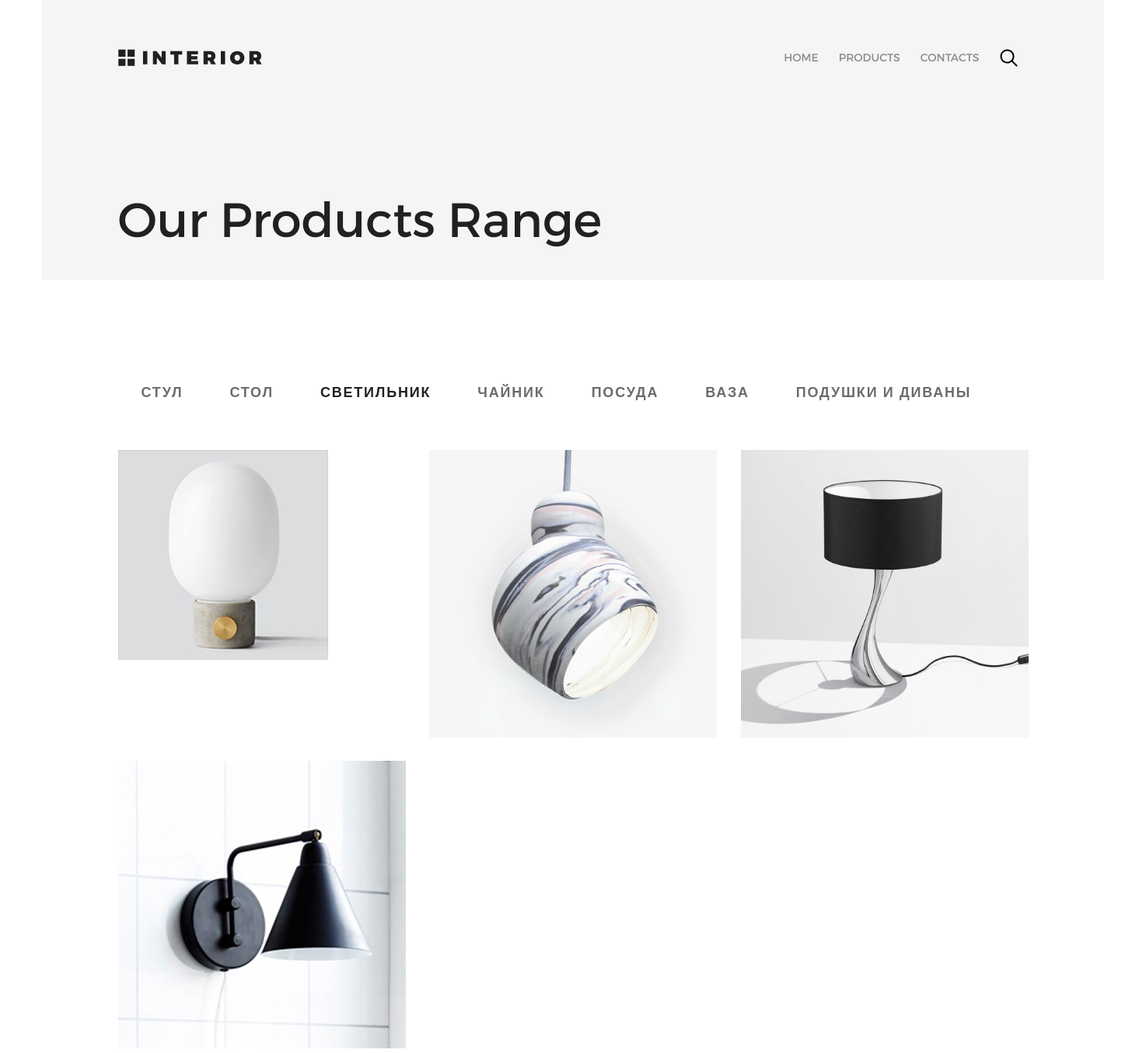
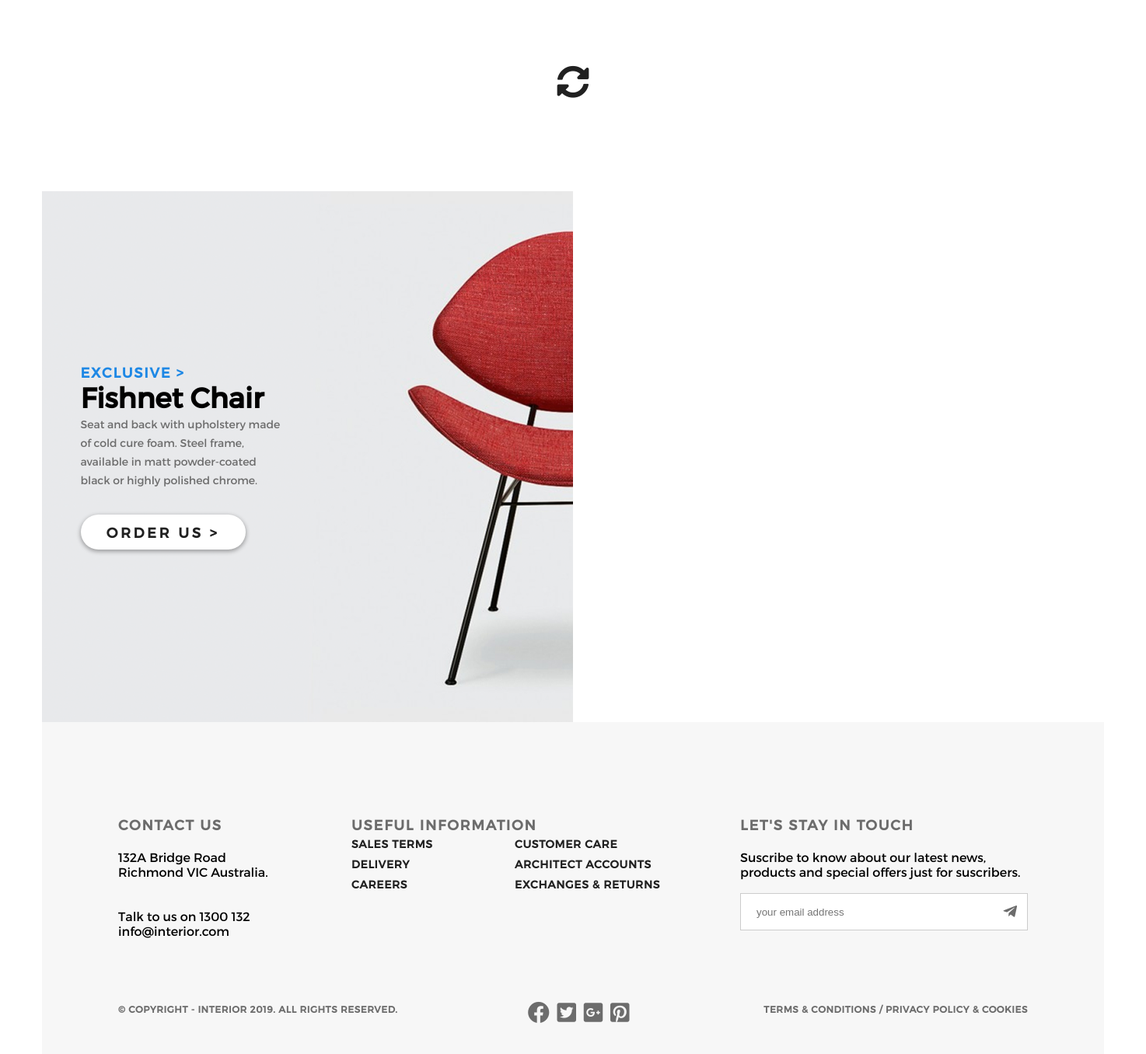
Page /products/3/ on the committed database (2 pictures, top to bottom).
### mainapp/models.py (models this page shows, shortened)
class CategoryProducts(models.Model):
    name = models.CharField(verbose_name='имя категории', max_length=128, unique=True)
    description = models.TextField(verbose_name='описание', blank=True)

class Product(models.Model):
    category = models.ForeignKey(CategoryProducts, on_delete=models.CASCADE)
    name = models.CharField(verbose_name='имя продукта', max_length=128, unique=True)
    image = models.ImageField(upload_to='products_images', blank=True)
    description = models.TextField(verbose_name='описание товара', blank=True)
    min_des = models.TextField(verbose_name='краткое описание', blank=True)
    price = models.DecimalField(verbose_name='цена', max_digits=8, decimal_places=2, default=0)
    quantity = models.PositiveIntegerField(verbose_name='кол-во', default=0)
    mark = models.CharField(verbose_name='маркер', max_length=128, blank=True)

### mainapp/views.py (the view)
def products(request, pk=None):
    if pk != None:
        pk = int(pk)
        pk_ctg = CategoryProducts.objects.get(pk=pk)
        products_ctg = Product.objects.filter(category=pk_ctg)
    else:
        products_ctg = Product.objects.all()
    context = {
        'title': 'Продукты',
        "list_menu": MENU,
        'product_list_menu': product_type,
        'products_ctg': products_ctg,
    }
    return render(request, 'mainapp/products.html', context=context)

### mainapp/templates/mainapp/products.html
{% extends 'mainapp/base.html' %}
{% load staticfiles %}
{% block content %}
	<div class="shelf shelf1 shelf__max our_products_range">
		<div class="poster padding-site">
			<header class="title">
				{% include 'mainapp/includes/inc_menu.html' %}
			</header>
		</div>
		<div class="poster__content poster__content2">
			<p class="headline__title headline__max">Our Products Range</p>
		</div>
	</div>
	<div class="shelf shelf2 shelf__min">
		<div class="menu__shelf__min">
			{% include 'mainapp/includes/inc_menu_product.html' %}
		</div>
			<div class="products">
				{% for product in products_ctg %}
					<a href="{% url 'mainapp:product' %}" class="product__normal" style="background-image: url(/media/{{product.image}}); background-repeat:no-repeat;"></a>
				{% endfor %}
			</div>
		<p class="fa-sync-alt__p"><a href="#"><i class="fas fa-sync-alt"></i></a></p>
	</div>
	<div class="shelf shelf3 shelf__max2">
		<div class="product__max" style="background-image: url(/static/img/promo-img1.png);">
			<div class="poster__normal__content">
				<p class="mark mark-blue">EXCLUSIVE ></p>
				<p class="headline__normal">Fishnet Chair</p>
				<p class="info">Seat and back with upholstery made of cold cure foam. Steel frame, available in matt powder-coated black or highly polished chrome.</p>
				<a href="{% url 'mainapp:product' %}" class="button">ORDER US > </a>
			</div>
		</div>
	</div>
{% endblock %}

### mainapp/templates/mainapp/includes/inc_menu_product.html
{% load staticfiles %}
{% block menu_product %}
    <ul class="menu">
        {% for menu_li in product_list_menu %}
            <li><a href="{% url 'mainapp:products_url:category' menu_li.pk %}" class="menu__product1
            {% if menu_li.pk == request.resolver_match.kwargs.pk %}
            active__link1
            {% endif %}">
                {{menu_li.name}}
            </a></li>
        {% endfor %}
    </ul>
{% endblock %}

### static/css/style.css (style rules this page uses)
* { margin:0; padding:0 }
html { height:100% }
body { height:100%; font-family:Montserrat, sans-serif }
.shelf { display:flex; flex-wrap:wrap; justify-content:space-between; margin-bottom:120px }
.shelf:nth-last-child(1) { margin-bottom:0 }
.menu__shelf__min { display:flex; justify-content:space-between; align-items:center; height:49px; width:1171px; padding-bottom:50px }
.shelf__max { width:1366px; height:800px; display:flex; flex-direction:column; justify-content:space-between }
.shelf__min { padding:0 98px }
.poster__content { padding-left:98px; margin-top:15%; width:458px }
.poster__normal__content { width:259px; padding-left:50px }
.product__max { display:flex; flex-direction:column; justify-content:center; width:683px; height:683px }
.product__normal { display:block; margin-bottom:30px; width:370px; height:370px }
.headline__normal { text-decoration:none; font-weight:700; height:25px; font-size:36px }
.menu { list-style-type:none; display:flex }
.mark { font-size:18px; font-weight:700; text-transform:uppercase; letter-spacing:1.8px }
.mark-blue { color:#1e88e5 }
.headline__max { color:#212121; font-size:62px; font-weight:100; text-transform:uppercase; letter-spacing:-3.6px }
.info { color:#6c6c6c; font-size:14px; font-weight:300; margin-bottom:32px; margin-top:20px; line-height:24px }
.button { font-size:18px; font-weight:700; text-transform:uppercase; color:#212121; letter-spacing:3.6px; box-shadow:0 2px 5px 1px rgba(33,33,33,.35); border-radius:23px; background-color:#fff; width:212px; height:45px; display:block; text-align:center; line-height:45px; text-decoration:none }
.padding-site { padding-left:98px; padding-right:98px }
.title { width:1170px; display:flex; justify-content:space-between; padding-top:63px }
.products { width:100%; display:flex; justify-content:space-between; flex-wrap:wrap }
.our_products_range { background-color:#f5f5f5; height:360px }
.headline__title { text-transform:none; letter-spacing:0; line-height:72px; font-size:62px; font-weight:250 }
.poster__content2 { text-transform:none; margin-top:128px; margin-bottom:44px; width:100% }
.fa-sync-alt__p { width:100%; text-align:center; margin-top:60px }
.fa-sync-alt { color:#212121; font-size:42px }
.menu__product1 { padding:0 30px; text-decoration:none; color:#6c6c6c; font-size:18px; font-weight:700; text-transform:uppercase; letter-spacing:1.8px; border-bottom:none }
.active__link1 { color:#212121 }

### rows in the picture
CategoryProducts: name "СТУЛ"
CategoryProducts: name "СТОЛ"
CategoryProducts: name "СВЕТИЛЬНИК"
CategoryProducts: name "ЧАЙНИК"
CategoryProducts: name "ПОСУДА"
CategoryProducts: name "ВАЗА"
CategoryProducts: name "ПОДУШКИ И ДИВАНЫ"
Product: image (picture)
Product: image (picture)
Product: image (picture)
Product: image (picture)

### other values in the picture
{{ li_menu.name }} "HOME" "PRODUCTS" "CONTACTS"
